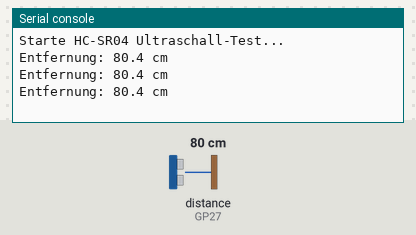
This program was run on a simulated Raspberry Pi Pico running MicroPython. Parts: the last lines printed to the serial console. The test bench sets the inputs (shaded band); at power-on: distance to the obstacle (sensor on GP27) 80 cm. The echo pulse lasts 58.3 µs per cm.

Above: at 1.2 s.
1.3 s: distance to the obstacle (sensor on GP27) set to 2 cm
At 1.9 s:
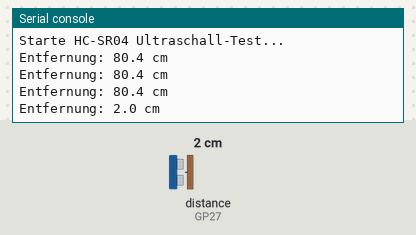
2.8 s: distance to the obstacle (sensor on GP27) set to 4 cm
At 3.4 s:
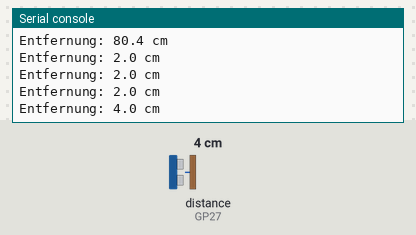
Timing chart, 0 to 5.8 s (numbered marks = the images above; inputs shaded):
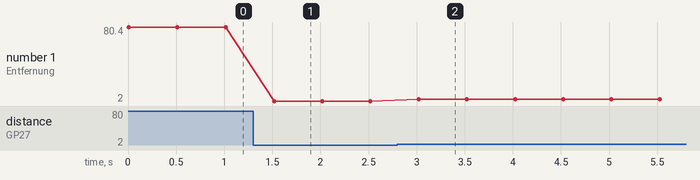

Measured:
- after the input at 1.3 s, the serial console: prints a new line after 0.22 s (image 1)
- after the input at 2.8 s, the serial console: prints a new line after 0.22 s (image 2)
- plotted number 1: 80.4 → 2 after the input at 1.3 s

The program:

Ultraschallsensor_Test.py
```python
from machine import Pin, time_pulse_us
from time import sleep_us, sleep

# GPIO-Pins anpassen
TRIG_PIN = 28
ECHO_PIN = 27

trigger = Pin(TRIG_PIN, Pin.OUT)
echo = Pin(ECHO_PIN, Pin.IN)

def entfernung_messen():
    trigger.off()
    sleep_us(2)

    trigger.on()
    sleep_us(10)
    trigger.off()

    dauer = time_pulse_us(echo, 1, 30000)  # Timeout: 30 ms

    if dauer < 0:
        return None

    # Schallgeschwindigkeit: ca. 343 m/s
    # Entfernung in cm = Zeit / 58
    entfernung_cm = dauer / 58

    return entfernung_cm

print("Starte HC-SR04 Ultraschall-Test...")

while True:
    distanz = entfernung_messen()

    if distanz is None:
        print("Keine Messung möglich")
    else:
        print("Entfernung:", round(distanz, 1), "cm")

    sleep(0.5)
```
